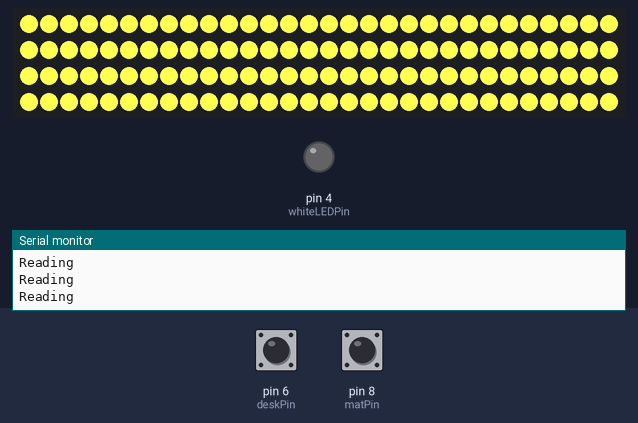
The sketch below on a simulated Arduino Uno, built with avr-gcc and run on an emulated ATmega328P. Parts: 120 RGB LEDs in strip order, left to right, continuing on the next row, output pins drawn as LEDs (lit = HIGH), the last lines printed to the serial monitor. Dashed ring = blinking. Inputs (shaded band) come from the test bench; at power-on: pin 6 (deskPin) HIGH, pin 8 (matPin) HIGH. Dim RGB values are drawn brighter than linear.

Above: at 1.2 s.
1.3 s: pin 6 (deskPin) pulled LOW for 0.15 s
At 1.8 s:
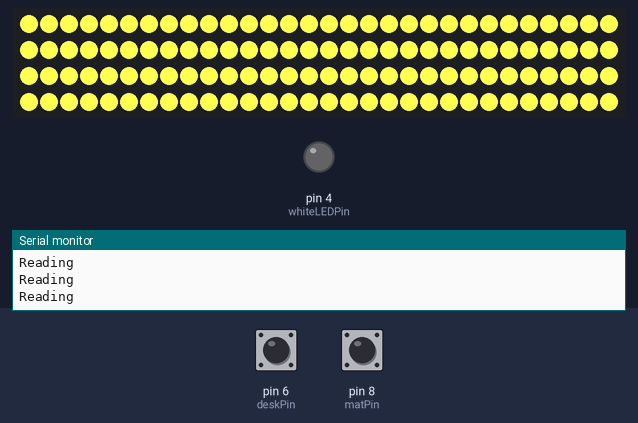
2.9 s: pin 8 (matPin) pulled LOW for 0.15 s
At 2.98 s:
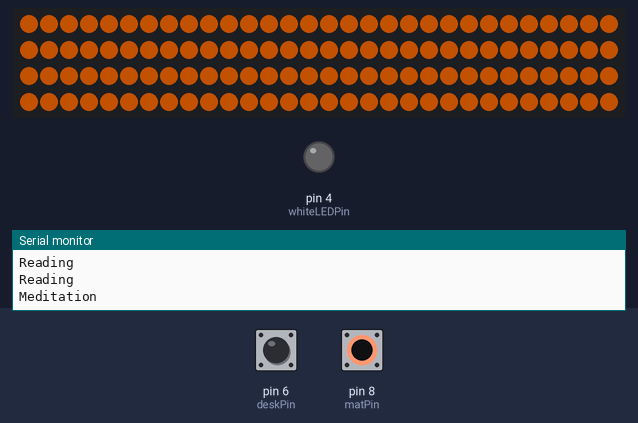
4.5 s: pin 6 (deskPin) pulled LOW for 1 s
At 5.0 s:
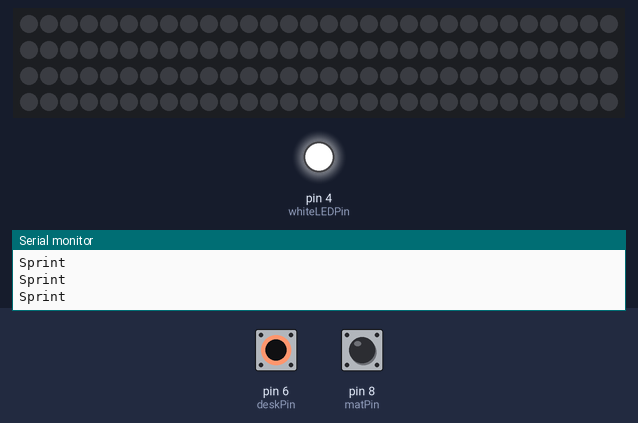
8.5 s: pin 8 (matPin) pulled LOW for 3.2 s
At 9.5 s:
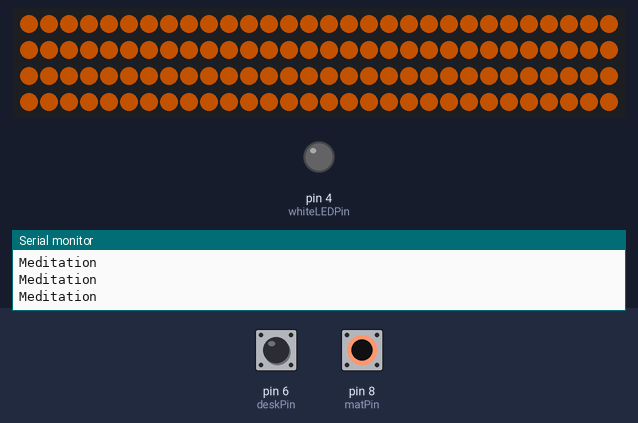
14.7 s: pin 6 (deskPin) pulsed LOW 2 times (0.12 s each, 0.3 s apart)
At 14.91 s:
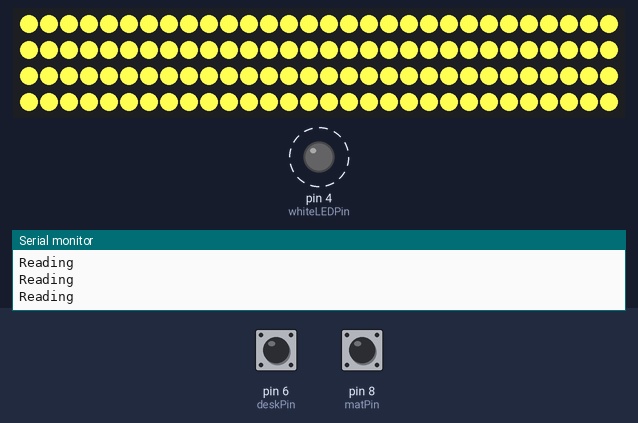
18.3 s: pin 8 (matPin) pulsed LOW 5 times (0.12 s each, 0.3 s apart)
Timing chart, 0 to 21.3 s (numbered marks = the images above; inputs shaded):
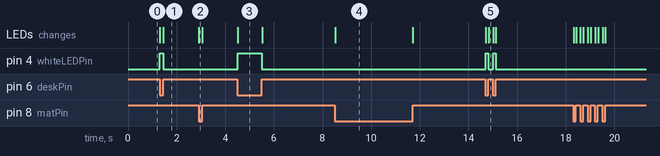

Measured:
- after the input at 1.3 s, pin 4 (whiteLEDPin): LOW → HIGH at once, → LOW 0.14 s later; the LEDs: first change at once (image 1 shows a later state)
- after the input at 2.9 s, the LEDs: change at once (image 2)
- after the input at 4.5 s, pin 4 (whiteLEDPin): LOW → HIGH at once, → LOW 0.99 s later; the LEDs: change at once (image 3)
- after the input at 8.5 s, the LEDs: change at once (image 4)
- after the input at 14.7 s, pin 4 (whiteLEDPin): alternates HIGH for 0.11 s and LOW for 0.19 s, 4 changes in all, then stays LOW, starting at once; the LEDs: first change at once (image 5 shows a later state)

The sketch:

StudyRoom_ArduinoCode_Official.ino
```cpp
#include <Adafruit_NeoPixel.h>

const uint8_t PROGMEM gamma8[] = {
    0,  0,  0,  0,  0,  0,  0,  0,  0,  0,  0,  0,  0,  0,  0,  0,
    0,  0,  0,  0,  0,  0,  0,  0,  0,  0,  0,  0,  1,  1,  1,  1,
    1,  1,  1,  1,  1,  1,  1,  1,  1,  2,  2,  2,  2,  2,  2,  2,
    2,  3,  3,  3,  3,  3,  3,  3,  4,  4,  4,  4,  4,  5,  5,  5,
    5,  6,  6,  6,  6,  7,  7,  7,  7,  8,  8,  8,  9,  9,  9, 10,
   10, 10, 11, 11, 11, 12, 12, 13, 13, 13, 14, 14, 15, 15, 16, 16,
   17, 17, 18, 18, 19, 19, 20, 20, 21, 21, 22, 22, 23, 24, 24, 25,
   25, 26, 27, 27, 28, 29, 29, 30, 31, 32, 32, 33, 34, 35, 35, 36,
   37, 38, 39, 39, 40, 41, 42, 43, 44, 45, 46, 47, 48, 49, 50, 50,
   51, 52, 54, 55, 56, 57, 58, 59, 60, 61, 62, 63, 64, 66, 67, 68,
   69, 70, 72, 73, 74, 75, 77, 78, 79, 81, 82, 83, 85, 86, 87, 89,
   90, 92, 93, 95, 96, 98, 99,101,102,104,105,107,109,110,112,114,
  115,117,119,120,122,124,126,127,129,131,133,135,137,138,140,142,
  144,146,148,150,152,154,156,158,160,162,164,167,169,171,173,175,
  177,180,182,184,186,189,191,193,196,198,200,203,205,208,210,213,
  215,218,220,223,225,228,231,233,236,239,241,244,247,249,252,255 };

#define LED_PIN_LOWER 2      // Define the pin where the data line is connected
#define LED_PIN_UPPER 2
#define NUM_LEDS 120   // Total number of LEDs per line

Adafruit_NeoPixel strip = Adafruit_NeoPixel(NUM_LEDS, LED_PIN_LOWER, NEO_GRB + NEO_KHZ800);

int whiteLEDPin = 4;
int deskPin = 6;
int matPin = 8;


void setup() {
  Serial.begin(9600);

  strip.begin();
  strip.show();  // Initialize all pixels to 'off'

  pinMode(deskPin, INPUT_PULLUP);
  pinMode(matPin, INPUT_PULLUP);

  pinMode(whiteLEDPin, OUTPUT);
  digitalWrite(whiteLEDPin, LOW);
}

void loop() {
  int matState = digitalRead(matPin);
  int deskState = digitalRead(deskPin);

  // Serial.print("Mat: ");
  // Serial.print(matState);
  // Serial.print(" Desk: ");
  // Serial.println(deskState);

  uint32_t orange = strip.Color(pgm_read_byte(&gamma8[175]), pgm_read_byte(&gamma8[128]), pgm_read_byte(&gamma8[0]));
  uint32_t warmWhite = strip.Color(pgm_read_byte(&gamma8[255]), pgm_read_byte(&gamma8[255]), pgm_read_byte(&gamma8[170]));
  uint32_t off = strip.Color(pgm_read_byte(&gamma8[0]), pgm_read_byte(&gamma8[0]), pgm_read_byte(&gamma8[0]));


  if (matState == LOW) { // IF MEDITATION MAT IS BEING SAT ON
    digitalWrite(whiteLEDPin, LOW);
    strip.fill(orange, 0, 120);
    strip.show();

    Serial.println("Meditation");

  } else if (deskState == LOW){ // IF DESK IS LEANED ON
    strip.fill(off, 0, 120);
    strip.show();
    digitalWrite(whiteLEDPin, HIGH);

    Serial.println("Sprint");

  } else { // IF NEITHER ARE BEING PRESSED
    digitalWrite(whiteLEDPin, LOW);
    strip.fill(warmWhite, 0, 120);
    strip.show();

    Serial.println("Reading");

  }


}


  // CYCLE TEST

  // strip.fill(orange, 0, 120);
  // strip.show();
  // delay(3000);

  // strip.fill(warmWhite, 0, 120);
  // strip.show();
  // delay(3000);

  // strip.fill(off, 0, 120);
  // strip.show();

  // digitalWrite(whiteLEDPin, HIGH);
  // delay(3000);
  // digitalWrite(whiteLEDPin, LOW);
  // delay(1000);
```
